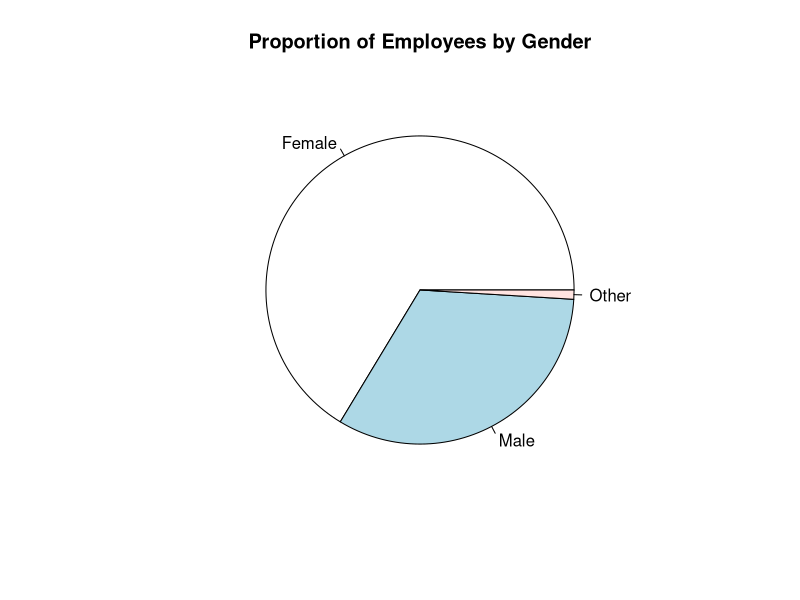
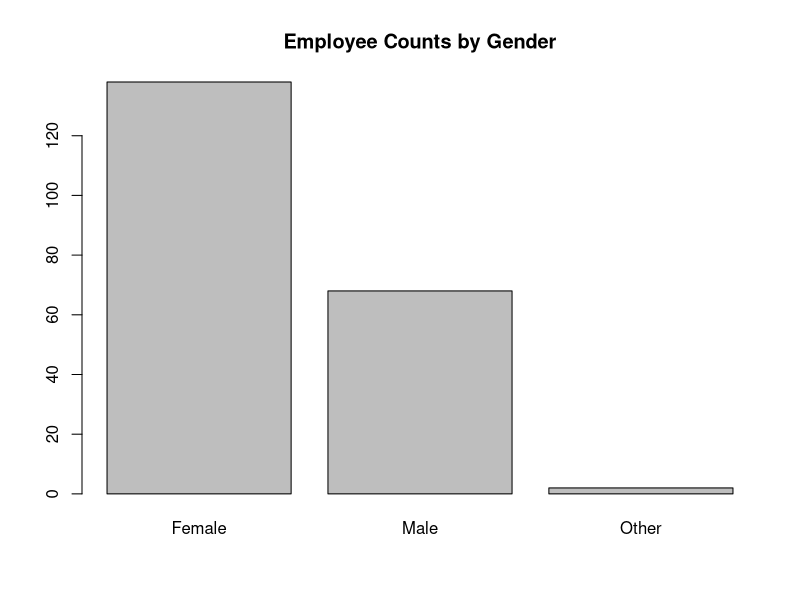
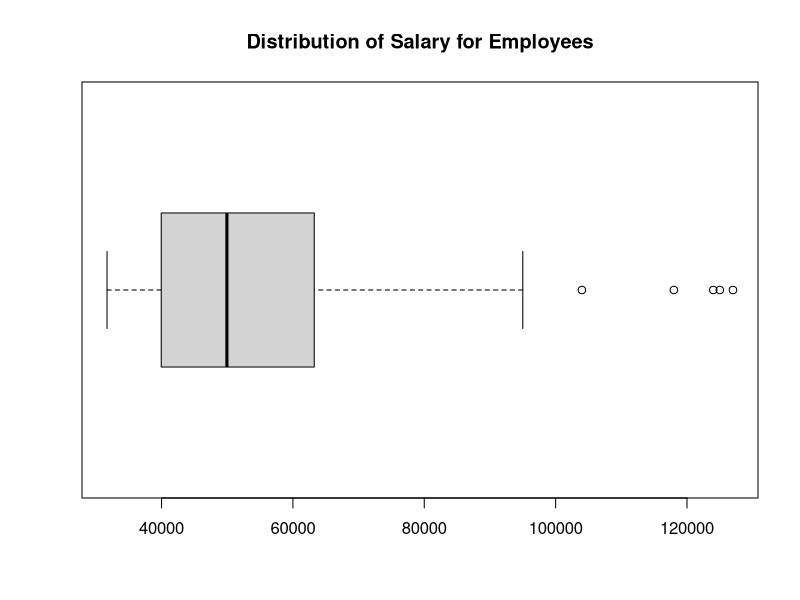
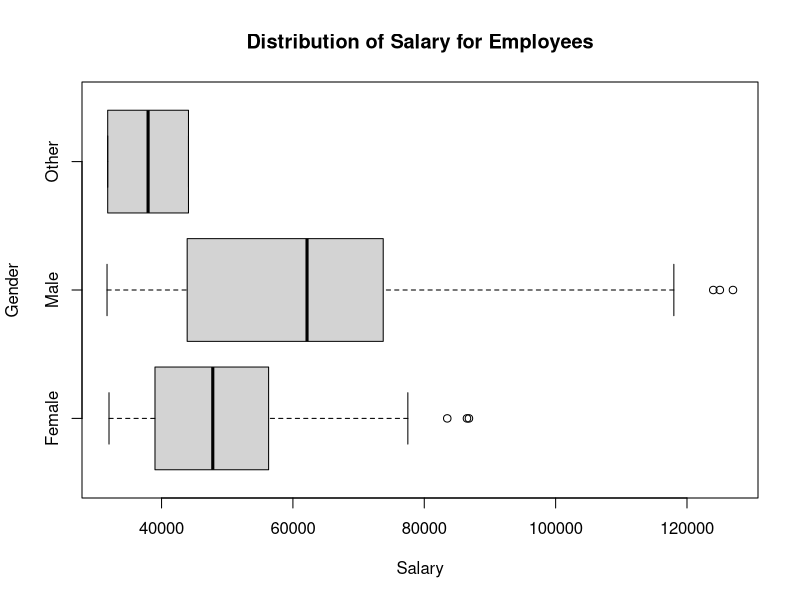
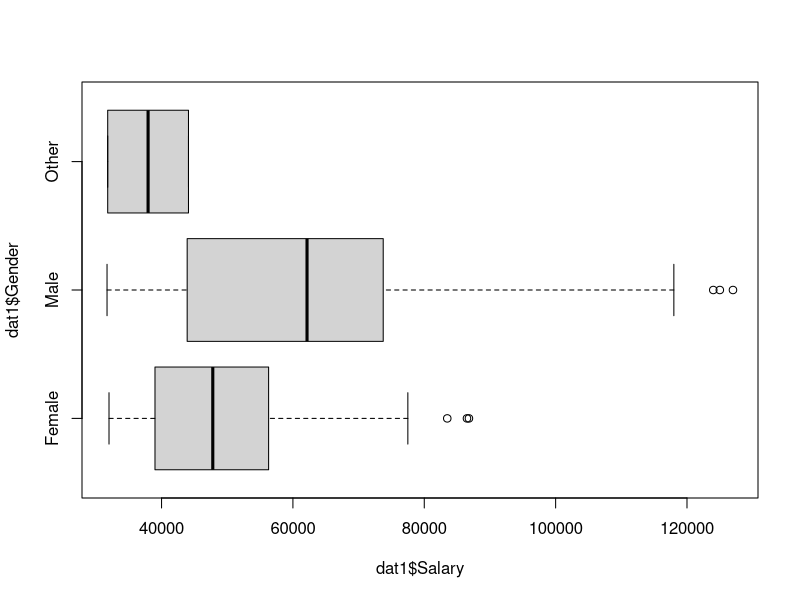
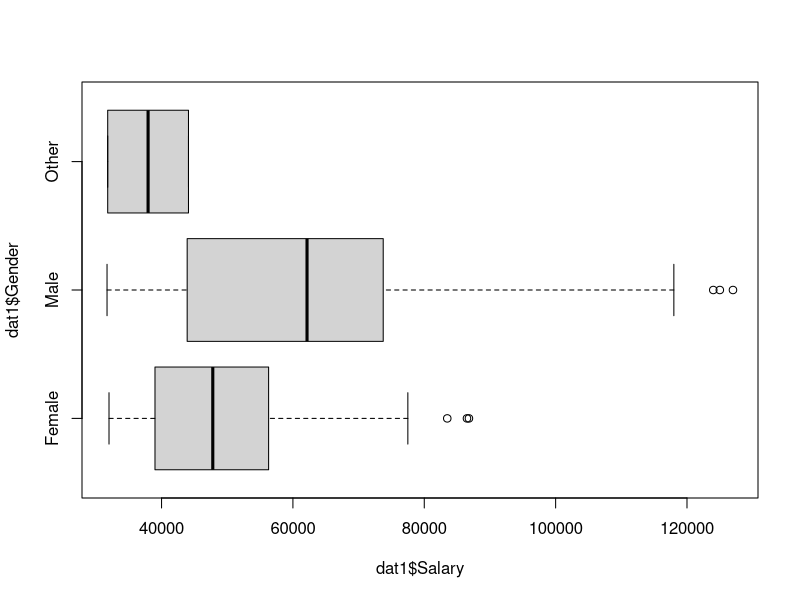
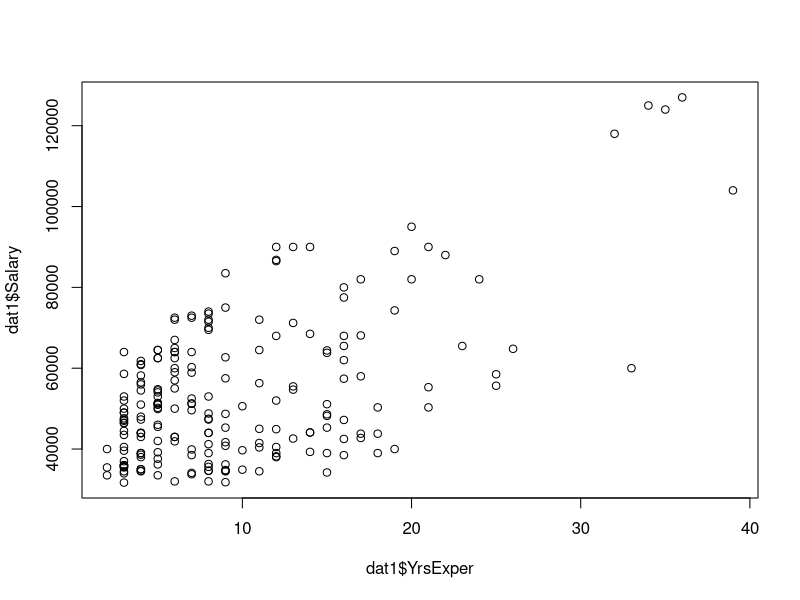
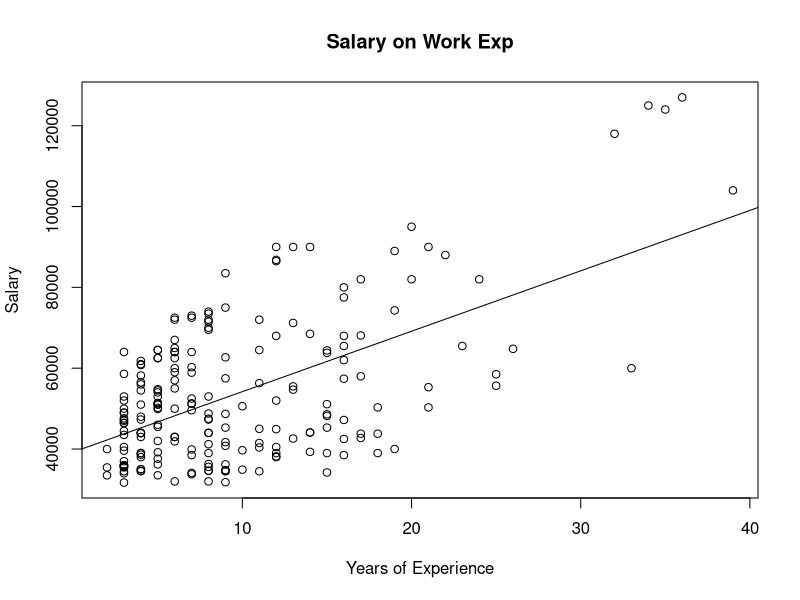

Recreate these plots in R, in order. (Note: this script raises an error after producing the figures.)
#
#  Predictive Analytics (FE288) Week 2 In-Class R Script: 
#  Modeling with Regression
#  Last updated:  10/11/24
#
#
#  In these notes we cover
#  1.  Review of descriptive statistics (for HW1)
#  2.  Setting up the data set for analysis
#        In particular, setting up indicator variables as 
#        factors
#  3.  Running regression models, interpreting results and 
#        evaluating fit
#  4.  Model selection by adding/removing variables 
#  5.  (Aside)  Comparing nested models (F-Test)
#  6.  Validating regression models
#  7.  Automating model selection via "best subsets"
#  8.  Applying adjusted R-squared, Cp, and BIC to compare models
#  9.  Stepwise Regression as an alternative to "best subsets"
#
#
#
#

#
#  Hour 1:  Getting Started with R/RStudio
#
#  Read the Bank Salary data
#
dat0 <- read.csv("week02_Salaries_for_Saturday.csv")

dat1 <- dat0
#
#  Always nice to see what cool commands there are
#
#  These are useful commands:
#
names(dat1)
str(dat1)
head(dat1)
#




#
#  Examples of plots (examples from Week01/HW1)
#
table(dat1$Gender)
tab <- table(dat1$Gender)
pie(tab, main = "Proportion of Employees by Gender")
barplot(tab, main = "Employee Counts by Gender")
boxplot(dat1$Salary, horizontal = T,
        main = "Distribution of Salary for Employees")
boxplot(dat1$Salary ~ dat1$Gender, horizontal = T,
        main = "Distribution of Salary for Employees",
        xlab = "Salary", ylab = "Gender")
#
#  To show the outliers, try
#
boxplot(dat1$Salary ~ dat1$Gender, horizontal = T)$out
box <- boxplot(dat1$Salary ~ dat1$Gender, horizontal = T) 
#
#  To see the statistics from a boxplot object that we saved
#
box$stats
#
#  Just for the heck of it, let's try a scatter plot
#
plot(dat1$YrsExper, dat1$Salary)
plot(dat1$YrsExper, dat1$Salary, xlab = "Years of Experience",
     ylab = "Salary", main = "Salary on Work Exp")
abline(lm(Salary~YrsExper, data = dat1))
#

#
#  Setting up a Data Set for Analysis
#
#  Addressing Qualitative Variables in R/RStudio
#
#  Convert Gender and Analytics Experience 
#    to binary (0/1) variables
#  These variables are also known as Dummy or Indicator vars
#  This operation overwrites the text values that were in these 
#    columns and converts these variables binary variables.
#
#  I use "str" often to make sure that I did things correctly
#  
#  In this data set Gender is a character data type
#
#  Gender is a qualitative variable with three values 
#    but since one of the three occurs rarely, we convert 
#    the variable to an "indicator" variable
#    Synonyms are "binary" or "dummy" variable
#
#  The conversion occurs in two steps, first make it factor
#    and second make it numeric with 0 and 1 values.
#
#  Note here, we are making an assumption because the third
#    gender has a very small sample size to group it with one
#    of the other two - see line 116
#
#dat1 <- dat0
str(dat1)
dat1$Gender
dat1$Gender <- as.factor(dat1$Gender)
dat1$Gender
dat1$Gender <- as.numeric(dat1$Gender)
dat1$Gender
dat1$Gender <- dat1$Gender - 1
dat1$Gender
dat1$Gender[dat1$Gender==2] <- 0
dat1$Gender
#
#  Also we can change the name of the "Gender" variable 
#    to make it more clear.  Do you know why 1 = Male?
#
names(dat1)
names(dat1)[6] <- "Male" 
names(dat1)
#
#
#  For Analytics Experience it is the same process
#    lets do it all once
# ==> CONVERT: Categorical to numerical for analysis
dat1$AnlExp <- as.numeric(as.factor(dat1$AnlExp)) - 1
dat1$AnlExp
#


#
#  Factor Variables (Qualitative Variables with more than 2 levels)
#
#  There are two other qualitative variables in this data set
#  Education level (EducLev) has 5 levels and job grade (JobGrade) 
#    has 6 levels.  Why are these qualitative variables not
#    quantitative?
#
#  Currently these variables are integers (see str command above)
#
#  However these are not quantitative variables as one cannot 
#    assume that different levels of these variables are 
#    in proportion to each other.  More specifically, one
#    cannot assume that someone at educational level 3 has 
#    three times the effect on the salary that someone who is 
#    at education level 1.
#
#  The next set of scripts converts the 5 levels for EducLev 
#    and 6 for JobGrade to a factor
#
#  Basic rule-if there are 5 levels for education, we will need 
#    4 indicator variables to represent this.  Same for job grade, 
#    we will need 5 (not 6) indicator variables in this case.
#    When a variable is a factor data type, R will take care of 
#    this issue for us.
#
dat2 <- dat1
str(dat2)
dat2$EducLev <- as.factor(dat2$EducLev)
dat2$JobGrade <- as.factor(dat2$JobGrade)
str(dat2)
#
#  Now both Education Level and Job Grade are factors
# 

#
#  Note Employee Number is not a useful modeling variable
#
#  While it might be useful to identify a specific employee
#    for example, as an outlier, we would want to use it 
#    for modeling purposes (nuisance variable)
#
#  Remove the first column from the data set
#
str(dat2)
dat2 <- dat2[,-1]
str(dat2)
#
#  Now we're ready to rock and roll with regression
#





#
#  Hour 2:  Linear Regression and Model Selection
#
#  Modeling with Regression
#
#  Start modeling with regression.  There are many 
#    ways to go, but one could 
#    a.  Build up a model variable by variable OR
#    b.  Start with all variables and remove
#
#  Which variables should we consider as "good" 
#    predictors?
#


#
#  Checking the correlation is one way to do this
#
cor(dat2)
str(dat2)
#
#  Note the error - the "cor" function does not like 
#    the factor variables we created
#
cor(dat0)
str(dat0)
#
#  dat0 was the original data.  Let's convert the two
#    columns of character valued variables again and
#    retry
#
str(dat1)
cor(dat1)
cor(dat1)[,9]
cor(dat1)[9,]
#
#  The most strongly correlated variables with Salary
#    are Years of Experience, Job Grade, and Education
#    Level
#
#  This diagram may or may not be useful
#
plot(dat0)
#
#  Zooming is often useful on a diagram like this
#  What is the relationship bewteen this and the 
#    correlation matrix?
#


#
#  Run a Simple Linear Regression
#
#  Start out with a one-variable model using Years of 
#    Experience
#  
reg1 <- lm(Salary ~ YrsExper, data = dat2)
summary(reg1)
#
#  Draw a picture for effect too!
#  Note - we already did this.....
#
plot(dat2$YrsExper, dat2$Salary)
abline(reg1)
#
#  Note that we save the regression to an output object
#
#  That output object "reg1" has a bunch of stuff inside
#    On the right you will see it as a "list" object 
#    which essentially means it is
#    composed of a bunch of various data structures
#
#  Re-displaying the regression result:
#
summary(reg1)
#
#  What can we obtain from this result:
#
#  a.  The estimated model
#  b.  Interpret the slope coefficients  
#  c.  The models fit (coefficient of determination)
#  d.  Is the slope significant?
#  e.  The standard error of regression


#
#  Aside on Regression Results and (somewhat) Important
#    Quantities
#
#  First the total sum of squares in the Y-values, TSS
#    Recall, TSS does not change no matter what model is 
#    chosen as it depends only on the Y-values, here that
#    is the Salary column.
#
TSS <- sum((dat2$Salary - mean(dat2$Salary))^2) 
TSS
#  
#  We can also save the result of the regression summary 
#    to an object, sum 1  For example, the residuals or
#    errors (distances of Y-values from the line) are 
#    in there
#
sum1 <- summary(reg1)
sum1$residuals
#
#  Just to see that these are indeed the residuals of the 
#    regression, let's compute the residuals by the standard
#    method, subtracting Y from the forecast Y-hat
#
#  Really, this is all just practice in R
#
#  Use the "predict" command to get the Y-hats.  Note you need
#    the data set, dat, and the model, reg1
#
#  Then compare the residuals from above to the residuals
#    computed another way - plugging them into the equation
#    using the "predict" command
#
yhat1 <- predict(reg1, dat2)
plot(dat2$YrsExper, dat2$Salary)
points(da2$YrsExper, yhat1)
#
#  The residuals (errors) are computed using Y minus Yhat
#
resid1 <- dat2$Salary - yhat1
plot(resid1, sum1$residuals)
#
#  From this plot, the two ways we obtained the residuals
#    gave us the same answers
#
#  The cbind command just puts our two sets of residuals 
#    next to each other for ease of viewing.  We compare
#    the first ten residuals
#
cbind(sum1$residuals, resid1)[1:10,]
#
#  They are the same!
#
#  So, we can compute the residual sum of squares
#    by using the residuals inside of sum1
#
RSS1 <- sum(sum1$residuals^2)
RSS1
#
#  The regression and error (residual) sums of squares
#    can also be found using the "anova" command
#
anova(reg1)
#
#  Just for the heck of it, lets also compute the R-squared
#    by hand.  Remember the R-squared is the overall measure
#    of fit of a linear regression model.
#
Rsq1 <- 1 - RSS1/TSS
Rsq1
#
#  Indeed this matches the "Multiple R-squared" on the
#    regression output
#
summary(reg1)
#
#  So to summarize this section, we
#    1. Ran a simple linear (one-variable) regression
#    2. Interpreted the output (important!)
#    2. We computed the residuals and the R-squared
#       even though we don't need to do that in practice
#       It's all inside the summary
#


#
#  Running Multiple Regression Models
#
#  For example, another way to begin the modeling process
#    is to fit the "All-In" Model.  This means use all
#    the variables.
#  Note the "." notation in the "lm" command
#
reg.all <- lm(Salary ~ ., data = dat2)
summary(reg.all)
#
#  Let's interpret the results of multiple regresion 
#  a.  Model
#  b.  Slopes - meaning?
#  c.  Fit? - R-squared?
#  d.  Significant - which variables?
#
#  Save the regression results for later
#
sumall <- summary(reg.all)
#
#  In examining the P-values from this "all-in" model
#    we see that Age, YrsPrior and EducLev are not 
#    significant.  That is, these P-values are not less
#    than any alpha starting from 0.10
#
#  These three variables may not be needed in the model
#    So pull them out and rerun the regression model.  
#    We'll call this third regression, reg2
#  Note the "-" notation in this "lm" command
#
reg2 <- lm(Salary ~ . - Age - YrsPrior - EducLev, 
           data = dat2)
summary(reg2)
sum2 <- summary(reg2)
#
#  Note that models Reg2 and Reg.all have about
#    the same R-squared.  Reg2 is slightly less 
#    than reg.all.  Again, no surprising, less
#    variables in Reg2
#
sumall$r.squared
sum2$r.squared
#
#  Try one more model that is even simpler with only 
#    the Job Grade and the Years of Experience variables.   
#  Note the "+" notation in this "lm" command
#
str(dat2)
reg3 <- lm(Salary ~ JobGrade + YrsExper, data = dat2)
summary(reg3)
sum3 <- summary(reg3)
#
#  Even with just these 5 predictors, the R-squared is 
#    very close to all the prior models-it only dropped 
#    slightly
#
#  Let's summarize all the r-squared values so far
#
sum1$r.squared
sumall$r.squared
sum2$r.squared
sum3$r.squared
#
#  A major goal in regression modeling is to find an
#    effective model that is also expedient (simpler).
#
#  There are three motivations for this
#    1.  Occam's Razor - a scientific principle that states
#      when two competing explanations are similar then the
#      simpler of the two is the better choice
#    2.  Generally explanability - it is easier to explain 
#      to your boss what is happening in a simpler model
#    3.  The bias-variance tradeoff - more on this later
#    
#  We now consider these three models and compare them
#    on effectiveness.  For three of them, their R-squared 
#    values were pretty close
#

#
#  Aside:  The Nested-Models F-Test to compare models
#
#  One way to compare "nested" models is to perform a statistical 
#    test (F-test) to check if the model with less variables 
#    (Small Model) is just as good as the model with more 
#    variables (Big Model)
#
#  Here reg1, reg2, and reg3 are all nested within reg.all
#    Also reg1 and reg3 are nested within reg2
#    So we can apply the nested values F-test
#
#  The hypothesis test (in theory) - it will be must easier 
#    in practice!
#
#  Ho:  Models are same -->  Pick the small model
#  Ha:  Model with more variables is better --> 
#                               Pick the big model
#
#  F-calc = ((RSS.Small - RSS.Big)/ n1 ) / ((SRR.Big)/n2)
#    where n1 = Difference in # of variables in BIG and SMALL
#    and n2 = n - number of variables in Big model - 1
# 
#  If F-calc > F-crit(alpha, n1, n2), then 
#    RSS.Small >>> RSS.Big and the Big model is better
#    in this case we would Reject Ho
#
#  Hopefully it is clear that the rules about small P 
#    --> Reject Ho still hold.
#
#  We can use Anova to compare models using this nested
#    F-test.  Note, that since reg1 had a much smaller
#    value for R-squared, this is not considered
#
anova(reg2, reg.all)
anova(reg3, reg.all)
anova(reg3, reg2)
#
#  The P-value from line 414, comparing models reg2 to 
#    reg.all is 0.435.  Since P is not less than alpha,
#    that is, not small, we fail to reject Ho.  This means 
#    that the "small" model, reg2, is just as good as the 
#    model with all the variables, reg.all
#
#  So between reg2 and reg.all, our choice would be reg2
#
#  For both lines 468 and 469, the P-values are small
#    That is, P < alpha.  In these cases the "big" model
#    does a better job than the "small" model.
#
#  These results point to using reg2 is the best trade-off
#    between a model that does just as well as the model
#    with all variables and doesn't have superfluous 
#    variables
#
summary(reg2)
#



#
#  Hour 3:  Model Validation (James et al, Chapter 5)
#
#  Now let's consider model validation
#
#  Model validation means building the model on one data 
#    set and checking it on another data set
#
#  To accomplish this, divide the data set into two subsets
#    a training data set and a test data set.  The idea is
#    "train" the model using the training data set (build it
#    on the training data) and evaluate its quality on the
#    test data set.
#
#  Somewhat arbitrarily, we will put 128 observations into
#    the training set and the remaining 80 in the test set
#  
#  Let's take a random sample of the observations of size 
#    128 for the training data set
#
#  Set a seed to get repeat-able results
#
set.seed(1357911)
train <- sample(208,128)
train
#
#  Now use the 128 numbers selected from 1 through 208
#    to put those rows from the data set to create
#    the training data 
#
dat2.train <- dat2[train,]
dim(dat2.train)
#
#  Use the other rows, that is, those not selected to 
#    create the test data.  The test data is the 
#    observations we will use to evaluate the model.
#    The test data set should be 80 rows
#
dat2.test <- dat2[-train,]
dim(dat2.test)
#
#  Compute regression model on training data
#  Here the "all-in" model is used, but any model 
#    could be used for this exercise
#
reg.train <- lm(Salary~., data = dat2.train)
summary(reg.train)
#
#  Use the model to make predictions on the test 
#    data set
#
yhat.test <- predict(reg.train, dat2.test)
yhat.test[1:10]
dat2.test$Salary[1:10]
#
#  Aside on making forecasts
#
#  Here we make a prediction of the 46th data point
#
?predict
dat2.test[46,]
predict(reg.train, dat2.test[46,], interval = "prediction",
        level = 0.95)
dat2.test$Salary[46]
#





#
#  Comparing the Training and Test Models
#  (Model Validation)
#
resid.test <- dat2.test$Salary - yhat.test
RSS.test <- sum(resid.test^2)
RMSE.test <- (RSS.test/80)^0.5
RMSE.test
#
#  Compare the training model error (RMSE) to the test
#    error (RMSE)
#
sum.reg.train <- summary(reg.train)
sum.reg.train$sigma
RMSE.train <- sum.reg.train$sigma
RMSE.train
RMSE.test
RMSE.test/RMSE.train
#
#  Test error is 47% bigger than training error.  
#
#  We would expect it to be a bit bigger as one expects 
#    the model to fit a bit better on the data used 
#    to build the model itself.  
#
#  However, if the test error is much larger 
#    than the training error, then we would call
#    this model high variance 
#  
#  Perhaps the model, with all the variables, is 
#    overfit to the training data in this case.
#
#  Question:  Doesn't this process depend on the rows 
#    of the original data set that were selected for
#    training and test sets.  Answer:  Yes!  If we
#    changed the seed and selected new rows, we would
#    obtain a somewhat different regression model and 
#    different values for the RMSEs.
# 
#  What can be done about this?  
#
#    Answer:  Cross Validation
#    (more soon!)
#






#
#  Dimensionality Reduction in Modeling
#    (James et al Chapter 6)
#
#  Modeling is fun, but it is also time consuming.
#    Chapter 6 provides a number of ways to reduce the 
#    complexity of models.  The next several sections
#    discuss this
#  
#
#  Automated Linear Regression Model Selection
#  Use package "leaps" to do this
#
#install.packages("leaps")
library(leaps)
#
#  The basic command in leaps is "regsubsets"
#  This command runs models with subsets of the 
#    predictor or independent variables
#
#  For example try
#
regfit.full <- regsubsets(Salary ~ ., dat2)
summary(regfit.full)
#
#  Each line of the output shows the best model
#    with that number of variables
#
#  Here "best" means, the model with the highest R-squared
#
#  So, for example the best model with 1 predictor is 
#    the model that uses Jobgrade 6, by itself.
#
#  The best model with two variables is the model that uses
#    Jobgrade 6 and Jobgrade 5...and so on
#
#  It is interesting to look at the R-squared plot produced
#    by regsubsets (best subsets regression)
#
#  The plot shows that levels off after a while
#  Somewhere around 6 to 7 to 8 predictors
#
summary(regfit.full)$rsq
plot(summary(regfit.full)$rsq)
#
#  The chart provided shows that regsubsets command stops 
#    after 8 variables
#
summary(regfit.full)$which
summary(regfit.full)$which[8,]
#
#
#  However there are 16 predictor variables, so run the 
#    "regsubsets" command again going up to 16 variables  
# 
str(dat2)
regfit.full1 <- regsubsets(Salary~., dat2, nvmax = 16)
reg.summary1 <- summary(regfit.full1)
#
#  Let's plot the R-squareds again
#
plot(summary(regfit.full1)$rsq)
reg.summary1$rsq
#
#  Here it's clear that they start leveling off around 
#    6, 7 or 8 variables
#



#
#  Comparing Regression Models using Adjusted R-squared
#    and its variants
#
#  There are various metrics to compare models
#    Adjusted R-squared, Mallow's Cp, AIC and BIC are
#    examples of these model metrics
#
#  Essentially, these metrics have a penalty term
#    which begins to penalize when adding a variable
#    doesn't improve the RSS by very much.  Recall it is
#    the goal to minimize the RSS, so when we say improve,
#    we mean make it smaller.  Every variable added likely 
#    reduces RSS by a little, and hence increases R-squared,
#    but is the additional complexity worth it?  This is 
#    place where these "penalty" metrics come in
#
#  Let's look at some plots of Adj-Rsquared, Cp and BIC
#
summary(regfit.full1)$adjr2
plot(summary(regfit.full1)$adjr2)
summary(regfit.full1)$cp
plot(summary(regfit.full1)$cp)
summary(regfit.full1)$bic
plot(summary(regfit.full1)$bic)
#
#  While the goal is to make adjusted R-squared as high
#    as possible, both BIC and Cp show be as low as possible
#
#  The results of regsubsets can be plotted in various ways
#    Here's a slight more fancy way of ploting all these 
#    results together
#
par(mfrow=c(2,2))
#
plot(reg.summary$rsq, xlab = "Number of Variables", 
     ylab ="R-squared")
#
plot(reg.summary$adjr2, xlab = "Number of Variables", 
     ylab ="Adj R-squared")
which.max(reg.summary$adjr2)
madjr2 <- which.max(reg.summary$adjr2)
points(madjr2,reg.summary$adjr2[madjr2], col = "red", 
       cex = 2, pch = 20)
#
plot(reg.summary$cp, xlab = "Number of Variables", 
     ylab ="Mallows Cp")
which.min(reg.summary$cp)
mincp <- which.min(reg.summary$cp)
points(mincp,reg.summary$cp[mincp], col = "blue", 
       cex = 2, pch = 20)
#
plot(reg.summary$bic, xlab = "Number of Variables", 
     ylab ="Bayesian Info Crit")
which.min(reg.summary$bic)
minbic <- which.min(reg.summary$bic)
points(minbic,reg.summary$bic[minbic], col = "green", 
       cex = 2, pch = 20)
#
#  Adjusted R-squared, Mallows Cp and BIC all point to models 
#    with different numbers of variables
#
#  Take Away:
#  Choosing the "best" model is still an art even with 
#    all this machinery!
#  Does one go simple (less flexible) with 6 variables? 
#  -OR- 
#  Does one go higher R-squared (better fit, less bias) 
#    with 8, 9 or 10 variables?
#
#  To fix the graphics to 1 window instead of the 4, use
#
par(mfrow=c(1,))


#
#  Aside:  
#    If it is useful, one can find the "nbest" highest 
#    R-squared models with each fixed number of x variables 
#    up to 16 variables  
#
#  This command finds the 3 best models with each number
#    of variables
# 
regfit.full2 <- regsubsets(Salary~., dat2, 
                           nvmax = 14, nbest = 3)
summary(regfit.full2)
#
#  The above shows the 3 best (in the sense of R-squared) models 
#    for each number of predictor variables.
#




#
#  Stepwise Regression
#
#  To find the highest R-squared model with say, 5 variables, 
#    regsubsets has to look at all subsets of 5 variables out
#    of the 16 predictors.  There are "16 choose 5" or 4368 
#    ways to pick 5 items (variables) out of the set of 16
#    variables 
#
choose(16,5)
#
#  Indeed, the computational complexity of choosing the best
#    subset is high, that is, it could take a very long time
#    examine all subsets.  That is to get the highest R-squared 
#    model for a subset of a certain size the computation 
#    time is exponential in the size of the problem.
#
#  Here the size of the problem is 16 independent variables, 
#    2^16 = 65536 subsets.  If there are a lot of X variables
#    this can be a very, very time consuming process.
#
2^16
#
#  Suppose we had 30 variables, then the number of models 
#    regsubsets would have to choose would be
#
2^30
#
#  You can see the exponential growth
#
#  One way to get around this is to use stepwise regression.
#    Stepwise regression essentially adds variables, 
#      one by one, based only on the current model.
#    Stepwise does not try to find the best subset, it simply 
#      says: we have a "good" model of size V variables, what 
#      is the best variable I can add now to make a model with
#      V+1 variables?
#
#  In this way, stepwise regression has a lower computational 
#    complexity than best subsets.  We say the computation time
#    of stepwiseregression is polynomial (rather than exponential) 
#    in this size of the problem (in the number of predictors)
#  Here is stepwise regression using regsubsets command.
#
regfit.fwd <- regsubsets(Salary ~ ., data = dat2, nvmax = 16,
                         method = "forward")
summary(regfit.fwd)
#
#  Actually, stepwise regression may not give us the same 
#    answers for "best" model as did the "exhaustive" 
#    best subsets routine.  So in that sense, it is a 
#    heuristic.  
#    
#  Using this data the two procedures appear to agree
#    For example, consider the eight variable "best"
#    model:
#
coef(regfit.fwd, 8)
coef(regfit.full1, 8)
#
#  Stepwise regression can be forward, add variables 
#    one by one that INCREASE the r-squared the most 
#    at each step.
#
#  Stepwise regression can also be backward.  Take out 
#    variables from the model with all variables, that 
#    DECREASE the r-squared the least at each step.
#
regfit.bwd <- regsubsets(Salary ~ ., data = dat2, nvmax = 16,
                         method = "backward")
summary(regfit.bwd)
#
#  Backward stepwise regression did give the same 
#    answer for the model with 8 variables as did forward 
#    stepwise and (exhaustive) best subsets.
#
coef(regfit.bwd, 8)
coef(regfit.fwd, 8)
coef(regfit.full1, 8)
#





#
#  End Saturday Week 2 
#     Whew!
#
